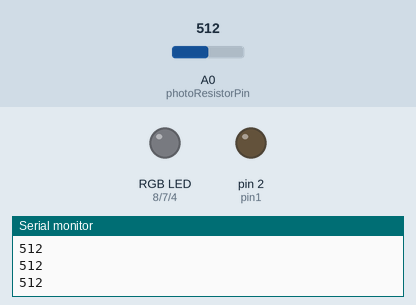
The sketch below on a simulated Arduino Uno, built with avr-gcc and run on an emulated ATmega328P. Parts: an RGB LED mixed from three pins (HIGH = lit), output pins drawn as LEDs (lit = HIGH), the last lines printed to the serial monitor. Dashed ring = blinking. The inputs (shaded band) are chosen by the test bench; at power-on: A0 (photoResistorPin) = 512.

Above: at 1.2 s.
1.3 s: A0 (photoResistorPin) set to 12
2.8 s: A0 (photoResistorPin) set to 9
At 3.5 s:
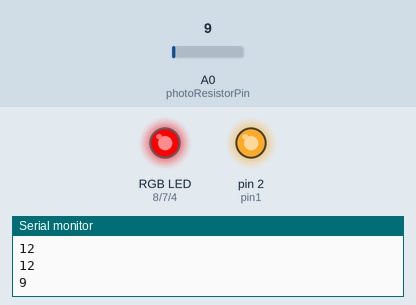
11.8 s: A0 (photoResistorPin) set to 122
At 12.9 s:
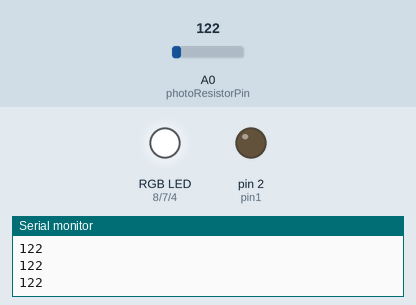
13.5 s: A0 (photoResistorPin) set to 0
At 15.0 s:
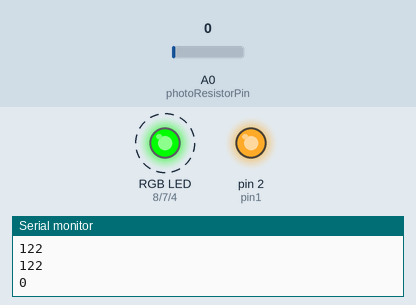
Timing chart, 0 to 17.5 s (numbered marks = the images above; inputs shaded):
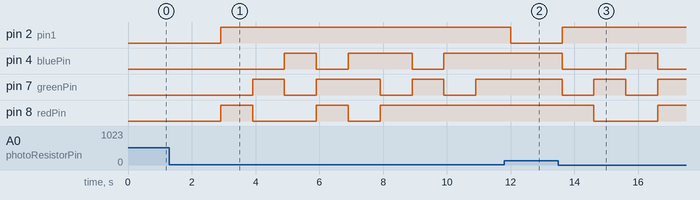

The sketch:

my_disco_lights.ino
```cpp
int photoResistorPin = A0;
int pin1 = 2;
int darknessValue = 11;

/////// RGB pins
int redPin = 8; // 11;
int greenPin = 7; // 10;
int bluePin = 4; // 9;


// first read photoResistor values -- check
// now get the output pin for your bulb

void setup() {
  Serial.begin(9600);
  pinMode(pin1, OUTPUT);

  // Defining the pins as OUTPUT
  pinMode(redPin, OUTPUT);
  pinMode(greenPin, OUTPUT);
  pinMode(bluePin, OUTPUT);
}

void loop() {

  int photoResistorLight = analogRead(photoResistorPin);
  // Serial.println("============Photoresistor readings:==============");
  Serial.println(photoResistorLight);
  delay(100);

  if (photoResistorLight < darknessValue) {
    digitalWrite(pin1, HIGH);
    // Serial.println("LED IS ON");

    //////// RGB lights sequence
    setColor(255, 0, 0); // Red
    delay(1000);
    setColor(0, 255, 0); // Green
    delay(1000);
    setColor(0, 0, 255); // Blue
    delay(1000);
    setColor(255, 255, 0); // Yellow
    delay(1000);
    setColor(0, 255, 255); // Cyan
    delay(1000);
    setColor(255, 0, 255); // Magenta
    delay(1000);
    setColor(255, 165, 0); // Orange
    delay(1000);
    setColor(128, 0, 128); // Purple
    delay(1000);
    setColor(255, 255, 255); // White
    delay(1000);

  } else {
    digitalWrite(pin1, LOW);
  }

}

void setColor(int redValue, int greenValue, int blueValue) {
  digitalWrite(redPin, redValue);
  digitalWrite(greenPin, greenValue);
  digitalWrite(bluePin, blueValue);
}
```

Measured:
- the behaviour switches between 11 and 10 on A0 (photoResistorPin) (found by bisection; images 0 and 1)
- after the input at 2.8 s, pin 2 (pin1): LOW → HIGH after 0.11 s; pin 4 (bluePin): goes HIGH 1.0 s, LOW 1.0 s, HIGH 2.0 s, LOW 1.0 s, then HIGH, starting after 2.1 s
- after the input at 11.8 s, pin 2 (pin1): HIGH → LOW after 0.21 s; pin 4 (bluePin), pin 7 (greenPin): stays HIGH (without the input it goes to LOW after 0.21 s); pin 8 (redPin): stays HIGH (without the input it goes to LOW after 1.2 s)
- after the input at 13.5 s, pin 2 (pin1): LOW → HIGH after 0.11 s; pin 4 (bluePin): HIGH → LOW after 0.11 s, → HIGH 2.0 s later, → LOW 1.0 s later; pin 7 (greenPin): alternates HIGH for 1.0 s and LOW for 1.0 s, starting after 0.11 s; pin 8 (redPin): HIGH → LOW after 1.1 s, → HIGH 2.0 s later
